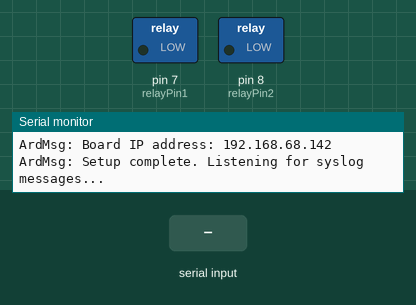
This sketch was run on a simulated Arduino Uno, built with avr-gcc and run on an emulated ATmega328P. Shown: switched loads named in the sketch (green lamp = pin HIGH), the last lines printed to the serial monitor. The inputs (shaded band) are chosen by the test bench. WiFi joins after 1.5 s; servers stay silent unless stated.

Above: at 1.2 s.
1.3 s: "Relay1:\n" received over Serial
At 2.5 s:
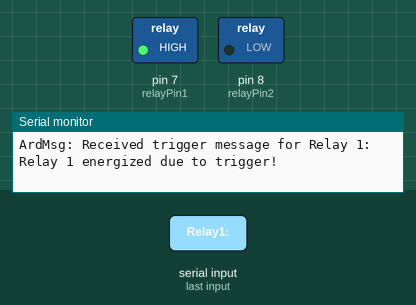
2.8 s: "Relay2:\n" received over Serial
At 3.7 s:
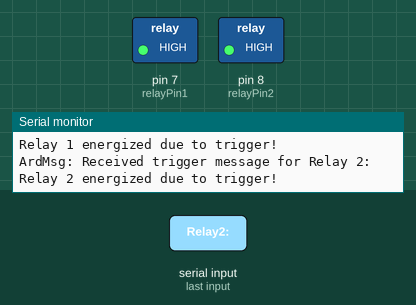
Timing chart, 0 to 5.8 s (numbered marks = the images above; inputs shaded):
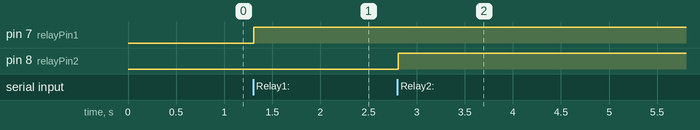

The sketch:

syslog_mon_v1a-app.ino
```cpp
#include <Ethernet.h>
#include <EthernetUdp.h>

// MAC address for the board
byte mac[] = {0xDE, 0xAD, 0xBE, 0xEF, 0xFE, 0xED};

// Default IP address for the board
IPAddress ip(192, 168, 68, 142);

// UDP instance
EthernetUDP Udp;

// UDP port to listen on
unsigned int localPort = 514;

// Relay pin
const int relayPin1 = 7;  //relay 1
const int relayPin2 = 8;  //relay 2

// Buffer size
#define BUFFER_SIZE 1024
char packetBuffer[BUFFER_SIZE];

// Variables for Relay 1
String triggerMessage1 = "port up";
bool relay1IsOn = false;
unsigned long relay1OnTime = 0;

// Variables for Relay 2
String triggerMessage2 = "port down";
bool relay2IsOn = false;
unsigned long relay2OnTime = 0;

void setup() {
  Serial.begin(9600);
  while (!Serial);

  Serial.println("ArdMsg: Initializing Ethernet...");

  // Start Ethernet with the default IP
  Ethernet.begin(mac, ip);
  Udp.begin(localPort);

  Serial.print("ArdMsg: Board IP address: ");
  Serial.println(Ethernet.localIP());

  pinMode(relayPin1, OUTPUT);
  digitalWrite(relayPin1, LOW);

  pinMode(relayPin2, OUTPUT);
  digitalWrite(relayPin2, LOW);

  Serial.println("ArdMsg: Setup complete. Listening for syslog messages...");
}

void setNewIPAddress(String newIP) {
  int parts[4];
  sscanf(newIP.c_str(), "%d.%d.%d.%d", &parts[0], &parts[1], &parts[2], &parts[3]);
  ip = IPAddress(parts[0], parts[1], parts[2], parts[3]);
  Ethernet.begin(mac, ip);
  Serial.print("ArdMsg: New IP address set: ");
  Serial.println(ip);
}

//GET IP ADDRESS AND TRIGGER MESSAGE FROM SERIAL CONNECTION

void loop() {
  if (Serial.available()) {
    String message = Serial.readStringUntil('\n');
    if (message.startsWith("IP:")) {
      setNewIPAddress(message.substring(3));  // Extract the IP part and set it
    } else if (message.startsWith("Relay1:")) {
      triggerMessage1 = message.substring(7);
      Serial.println("ArdMsg: Received trigger message for Relay 1: " + triggerMessage1);
    } else if (message.startsWith("Relay2:")) {
      triggerMessage2 = message.substring(7);
      Serial.println("ArdMsg: Received trigger message for Relay 2: " + triggerMessage2);
    }
  }

//LISTEN FOR SYSLOG/UDP MESSAGES

  int packetSize = Udp.parsePacket();
  if (packetSize) {
    memset(packetBuffer, 0, BUFFER_SIZE);
    Udp.read(packetBuffer, min(packetSize, BUFFER_SIZE - 1));

    Serial.print("ArdMsg: Received message (length ");
    Serial.print(packetSize);
    Serial.print("): ");
    Serial.println(packetBuffer);
  }

//TRIGGER RELAYS

 // Check for trigger message for Relay 1
  if (strstr(packetBuffer, triggerMessage1.c_str()) && !relay1IsOn) {
    digitalWrite(relayPin1, HIGH);
    relay1IsOn = true;
    relay1OnTime = millis();
    Serial.println("Relay 1 energized due to trigger!");
    memset(packetBuffer, 0, BUFFER_SIZE);
  }

  // Check for trigger message for Relay 2
  if (strstr(packetBuffer, triggerMessage2.c_str()) && !relay2IsOn) {
    digitalWrite(relayPin2, HIGH);
    relay2IsOn = true;
    relay2OnTime = millis();
    Serial.println("Relay 2 energized due to trigger!");
    memset(packetBuffer, 0, BUFFER_SIZE);
  }

//TURN OFF RELAYS AFTER 10S

  // De-energize Relay 1 after 10 seconds
  if (relay1IsOn && (millis() - relay1OnTime >= 10000)) {
    digitalWrite(relayPin1, LOW);
    relay1IsOn = false;
    Serial.println("Relay 1 de-energized after 10 seconds!");
  }

  // De-energize Relay 2 after 10 seconds
  if (relay2IsOn && (millis() - relay2OnTime >= 10000)) {
    digitalWrite(relayPin2, LOW);
    relay2IsOn = false;
    Serial.println("Relay 2 de-energized after 10 seconds!");
  }
}
```

Measured:
- after the input at 1.3 s, pin 7 (relayPin1): LOW → HIGH at once
- after the input at 2.8 s, pin 8 (relayPin2): LOW → HIGH at once
